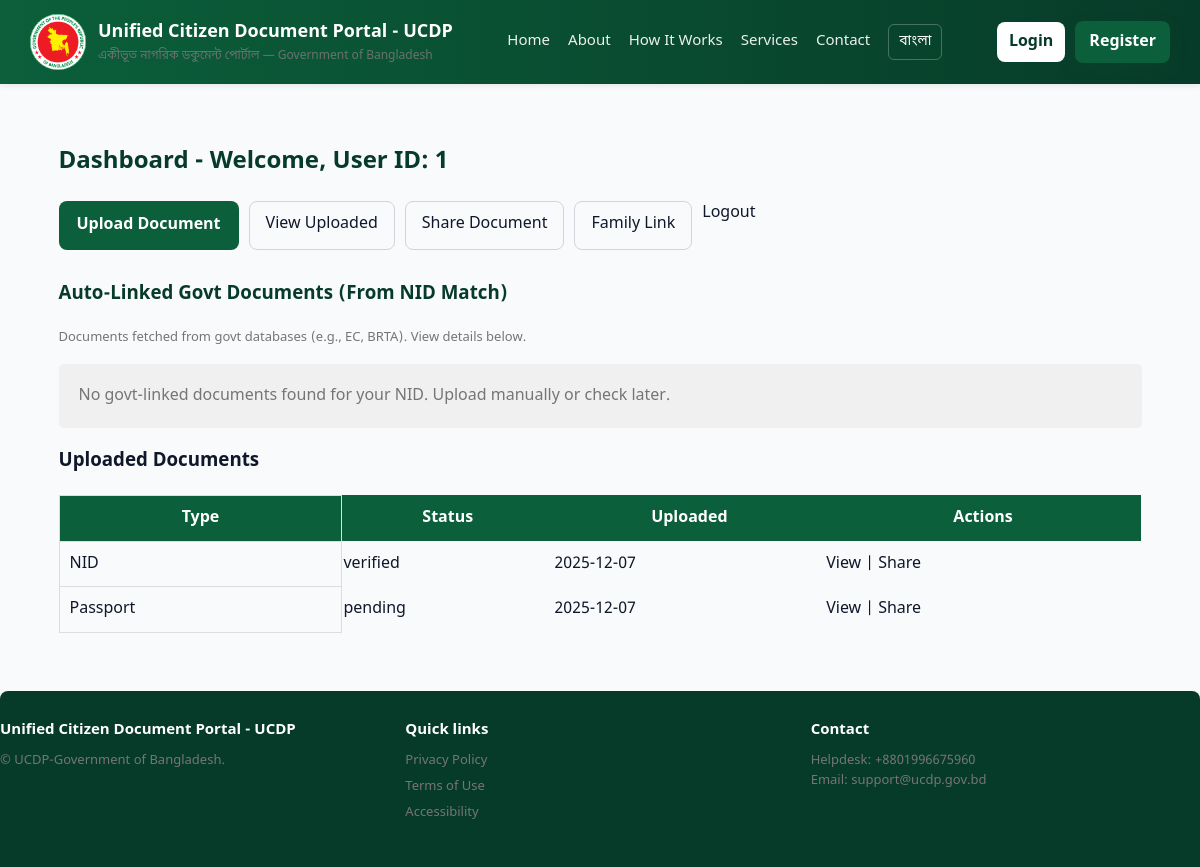
The app's page /user/dashboard.php (signed in), older data.
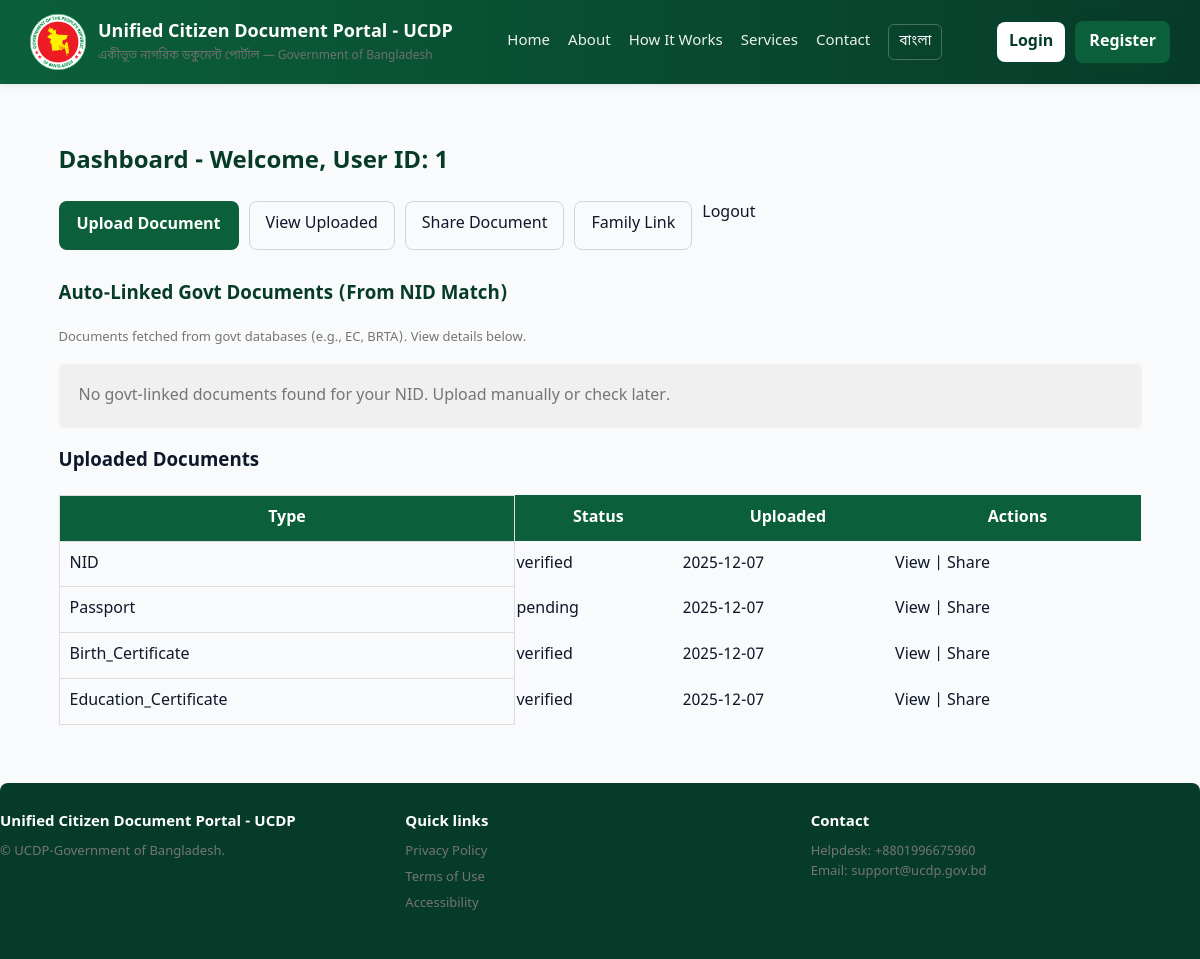
The same page, newer data.
### tables this page shows
CREATE TABLE documents (
    id INT AUTO_INCREMENT PRIMARY KEY,
    user_id INT NOT NULL,
    doc_type ENUM('NID', 'Passport', 'Driving_License', 'Birth_Certificate', 'Education_Certificate', 'Vehicle_Registration') NOT NULL,
    file_path VARCHAR(255) NOT NULL,
    doc_number VARCHAR(50),
    expiry_date DATE,
    status ENUM('pending', 'verified', 'rejected') DEFAULT 'pending',
    uploaded_at TIMESTAMP DEFAULT CURRENT_TIMESTAMP,
    verified_at TIMESTAMP NULL,
    FOREIGN KEY (user_id) REFERENCES users(id) ON DELETE CASCADE
);

### user/dashboard.php (the view, shortened to what this page needs)
<?php
require_once '../includes/functions.php';
$user_id = $_SESSION['user_id'];
$sql = "SELECT * FROM documents WHERE user_id = ? ORDER BY uploaded_at DESC";
$stmt = $conn->prepare($sql);
$stmt->bind_param("i", $user_id);
$stmt->execute();
$documents = $stmt->get_result()->fetch_all(MYSQLI_ASSOC);
$linked_docs = $_SESSION['linked_docs'] ?? [];
?>
<?php include '../includes/header.php'; ?>
<div class="container" style="padding: 40px 0;">
    <h2 style="color: var(--gov-deep);">Dashboard - Welcome, User ID: <?php echo $user_id; ?></h2>
    <div style="display: flex; gap: 10px; margin-bottom: 20px; flex-wrap: wrap;">
        <a href="upload_document.php" class="cta-primary">Upload Document</a>
        <a href="view_documents.php" class="cta-secondary">View Uploaded</a>
        <a href="share_document.php" class="cta-secondary">Share Document</a>
        <a href="family_link.php" class="cta-secondary">Family Link</a>
        <a href="../logout.php">Logout</a>
    </div>
    <h3 style="color: var(--gov-deep); margin-top: 30px;">Auto-Linked Govt Documents (From NID Match)</h3>
    <p class="small" style="color: var(--muted);">Documents fetched from govt databases (e.g., EC, BRTA). View details below.</p>
    <?php if (!empty($linked_docs)): ?>
    <table style="width: 100%; border-collapse: collapse; margin-bottom: 20px; background: var(--card);">
        <tr style="background: var(--gov-green); color: white;">
            <th style="padding: 10px; border: 1px solid #ddd;">Type</th>
            <th>Key Details</th>
            <th>Source</th>
            <th>Actions</th>
        </tr>
        <?php foreach ($linked_docs as $doc): ?>
        <tr>
            <td style="padding: 10px; border: 1px solid #ddd; font-weight: bold;"><?php echo $doc['type']; ?></td>
            <td style="padding: 10px; border: 1px solid #ddd;">
                <?php
                $data = $doc['data'];
                echo "<ul style='margin: 0; padding-left: 20px;'>";
                foreach ($data as $key => $value) {
                    echo "<li><strong>$key:</strong> $value</li>";
                }
                echo "</ul>";
                ?>
            </td>
            <td style="padding: 10px; border: 1px solid #ddd;"><?php echo $doc['source']; ?></td>
            <td style="padding: 10px; border: 1px solid #ddd;">
                <a href="view_linked_doc.php?type=<?php echo $doc['type']; ?>&nid=<?php echo $_SESSION['nid'] ?? '12345678901234567'; ?>">View PDF</a>
            </td>
        </tr>
        <?php endforeach; ?>
    </table>
    <?php else: ?>
    <p style="color: var(--muted); padding: 20px; background: #f0f0f0; border-radius: 5px;">No govt-linked documents found for your NID. Upload manually or check later.</p>
    <?php endif; ?>
    <h3>Uploaded Documents</h3>
    <table style="width: 100%; border-collapse: collapse; margin-top: 10px;">
        <tr style="background: var(--gov-green); color: white;">
            <th style="padding: 10px; border: 1px solid #ddd;">Type</th>
            <th>Status</th>
            <th>Uploaded</th>
            <th>Actions</th>
        </tr>
        <?php foreach ($documents as $doc): ?>
        <tr>
            <td style="padding: 10px; border: 1px solid #ddd;"><?php echo $doc['doc_type']; ?></td>
            <td><?php echo $doc['status']; ?></td>
            <td><?php echo date('Y-m-d', strtotime($doc['uploaded_at'])); ?></td>
            <td><a href="view_documents.php?id=<?php echo $doc['id']; ?>">View</a> | <a href="share_document.php?id=<?php echo $doc['id']; ?>">Share</a></td>
        </tr>
        <?php endforeach; ?>
    </table>
</div>
<?php include '../includes/footer.php'; ?>

Row changes from the older to the newer data that the page shows:
added documents: doc_type "Birth_Certificate", status "verified", uploaded_at "2025-12-07"
added documents: doc_type "Education_Certificate", status "verified", uploaded_at "2025-12-07"
